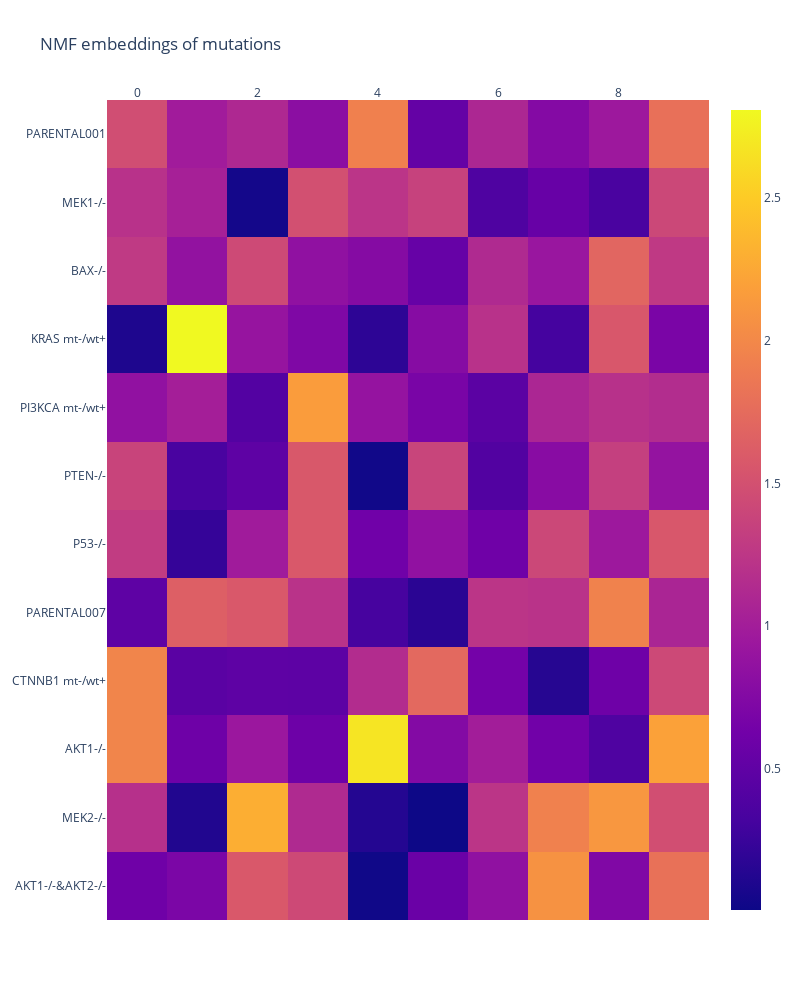

Write notebook code for a chart like this one.
### Code cell
fig = go.Figure(data=go.Heatmap(
                   z=cl_mat.T,
                   x=list(range(cl_mat.T.shape[1])),
                   y=dm.cell_line_df["mutationDetailed"],
                   hoverongaps = False),
                layout=go.Layout(
        title=go.layout.Title(text="NMF embeddings of mutations")
    ))
fig.update_layout(
    width=800,
    height=1000)
fig.update_xaxes(side="top")
fig.show()

### Figure 1 — Plotly figure (JSON) as saved in the notebook; plotly's stock layout.template omitted (floating-point values rounded to 4 significant figures)
{"data": [{"hoverongaps": false, "type": "heatmap", "x": [0, 1, 2, 3, 4, 5, 6, 7, 8, 9], "y": ["AKT1-/-&AKT2-/-", "MEK2-/-", "AKT1-/-", "CTNNB1 mt-/wt+", "PARENTAL007", "P53-/-", "PTEN-/-", "PI3KCA mt-/wt+", "KRAS mt-/wt+", "BAX-/-", "MEK1-/-", "PARENTAL001"], "z": [[0.6062, 0.697, 1.572, 1.43, 0.0189, 0.5686, 0.8529, 2.081, 0.73, 1.805], [1.187, 0.1106, 2.292, 1.122, 0.1288, 0.003318, 1.235, 1.942, 2.117, 1.477], [1.969, 0.6003, 0.9334, 0.5899, 2.676, 0.7527, 0.9995, 0.6182, 0.382, 2.202], [1.972, 0.4534, 0.4835, 0.4799, 1.146, 1.724, 0.6398, 0.1392, 0.5963, 1.421], [0.4867, 1.634, 1.574, 1.211, 0.3227, 0.1644, 1.233, 1.213, 1.95, 1.074], [1.3, 0.2248, 0.9734, 1.571, 0.6144, 0.8588, 0.6023, 1.412, 0.9459, 1.559], [1.373, 0.3373, 0.4879, 1.57, 0.02397, 1.383, 0.4006, 0.7887, 1.337, 0.8825], [0.855, 1.011, 0.4055, 2.163, 0.8857, 0.6802, 0.4645, 1.081, 1.193, 1.15], [0.09817, 2.81, 0.8961, 0.7252, 0.181, 0.7788, 1.202, 0.3108, 1.559, 0.6895], [1.275, 0.861, 1.434, 0.8497, 0.7706, 0.5433, 1.121, 0.919, 1.697, 1.273], [1.203, 1.029, 0.0394, 1.494, 1.231, 1.359, 0.3815, 0.5507, 0.3405, 1.412], [1.473, 0.982, 1.109, 0.8102, 1.933, 0.5249, 1.094, 0.7593, 0.9471, 1.796]]}], "layout": {"height": 1000, "title": {"text": "NMF embeddings of mutations"}, "width": 800, "xaxis": {"side": "top"}}}
